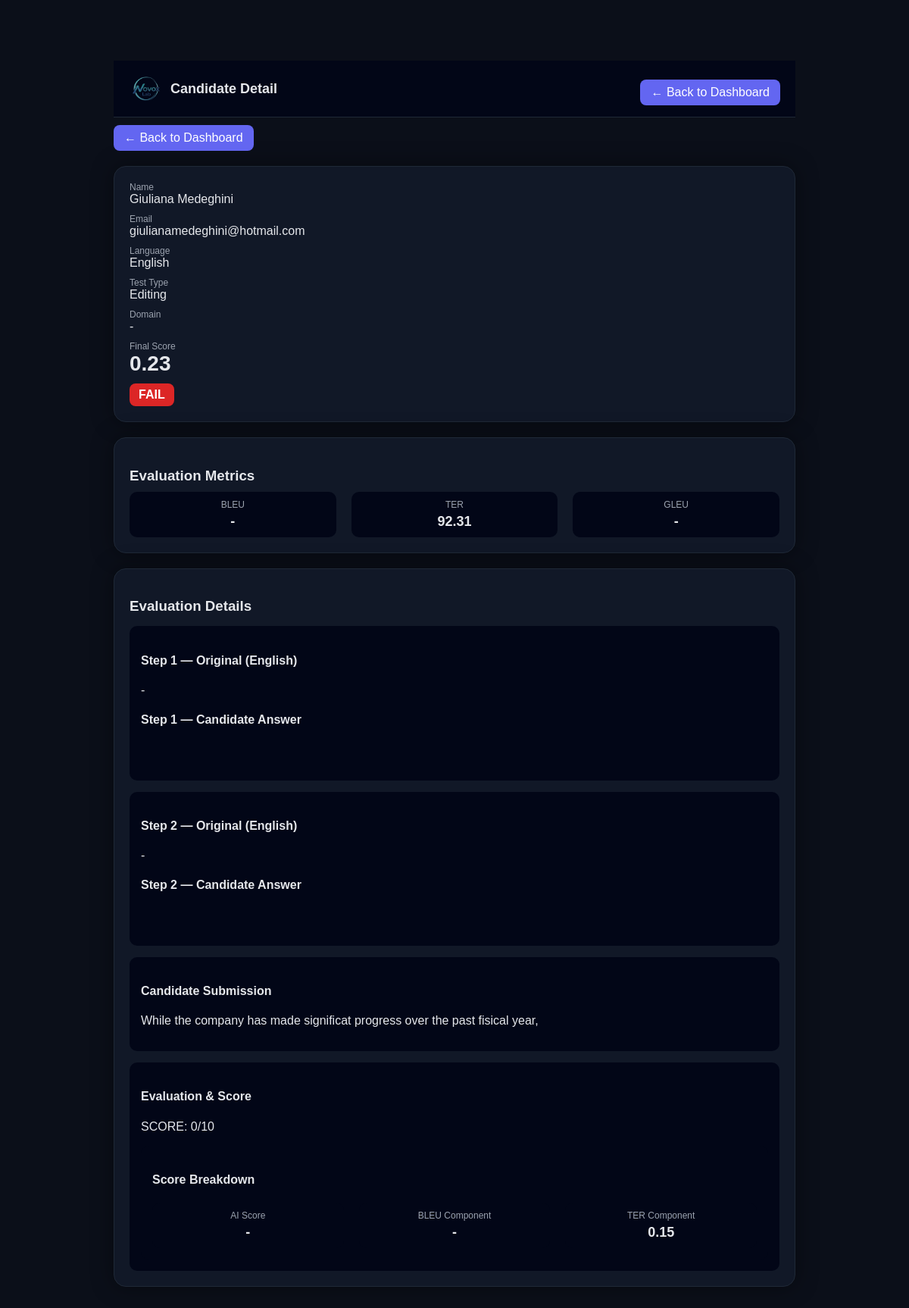
Page /result/2 on the committed database.
### tables this page shows
CREATE TABLE results (
        id INTEGER PRIMARY KEY AUTOINCREMENT,
        first_name TEXT,
        last_name TEXT,
        email TEXT,
        test_type TEXT,
        language TEXT,
        answer TEXT,

        translation_score TEXT,
        interpretation_score TEXT,
        status TEXT,

        audio1 TEXT,
        audio2 TEXT,
        audio3 TEXT,
        audio4 TEXT,

        transcription1 TEXT,
        transcription2 TEXT,
        transcription3 TEXT,
        transcription4 TEXT,

        created_at TEXT
    , editing_score TEXT, final_score REAL, post_edit_score TEXT, gleu_score REAL, bleu_score REAL, ter_score REAL, ai_component REAL, bleu_component REAL, ter_component REAL, t1_en TEXT, t2_en TEXT, t3_en TEXT, t4_en TEXT, flag TEXT, step1_original TEXT, step2_original TEXT, step1_answer TEXT, step2_answer TEXT, rev_transcription1 TEXT, rev_transcription2 TEXT, rev_transcription3 TEXT, rev_transcription4 TEXT, domain TEXT);

### app.py (the view)
@app.route("/result/<int:id>")
def result_detail(id):
    conn = sqlite3.connect(DB_PATH)
    conn.row_factory = sqlite3.Row
    c = conn.cursor()
    c.execute("SELECT * FROM results WHERE id = ?", (id,))
    result = c.fetchone()
    conn.close()
    return render_template("result.html", r=result)

### templates/result.html (shortened to what this page needs)
<!DOCTYPE html>
<html>
<head>
</head>
<body>
<div class="container">
<div class="header">
  <div class="header-left">
    <img src="{{ url_for('static', filename='images/logo.png') }}">
    <span>Candidate Detail</span>
  </div>
  <a href="/dashboard" class="button">← Back to Dashboard</a>
</div>
<div style="margin-bottom:20px;">
  <a href="/dashboard" class="button">← Back to Dashboard</a>
</div>
<div class="card">
  <div class="label">Name</div>
  <div class="value">
  {{ (r.first_name or '') }} {{ (r.last_name or '') }}
  </div>
  <div class="label">Email</div>
  <div class="value">{{ r.email }}</div>
  <div class="label">Language</div>
  <div class="value">{{ r.language or "-" }}</div>
<div class="label">Test Type</div>
<div class="value">
  {% if r.test_type == "post_editing" %}
    Post-MT Editing
  {% elif r.test_type == "language_test" %}
    Spoken Language
  {% elif r.test_type == "terminology" %}
    Terminology
  {% else %}
    {{ r.test_type|replace("_", " ")|title }}
  {% endif %}
</div>
<div class="label">Domain</div>
<div class="value">
  {{ r.domain.replace("_", " ")|title if r.domain else "-" }}
</div>
  <div class="label">Final Score</div>
  <div class="score">{{ r.final_score or '-' }}</div>
  <div class="status
    {% if 'PASS' in r.status %}pass
    {% elif 'BORDERLINE' in r.status %}borderline
    {% else %}fail{% endif %}">
    {{ r.status }}
  </div>
</div>
{% if r.test_type in ["editing", "post_editing"] %}
<div class="card">
  <h3>Evaluation Metrics</h3>
  <div class="metrics">
    <div class="metric-box">
      <div class="metric-title">BLEU</div>
      <div class="metric-value">{{ r.bleu_score or '-' }}</div>
    </div>
    <div class="metric-box">
      <div class="metric-title">TER</div>
      <div class="metric-value">{{ r.ter_score or '-' }}</div>
    </div>
    <div class="metric-box">
      <div class="metric-title">GLEU</div>
      <div class="metric-value">{{ r.gleu_score or '-' }}</div>
    </div>
  </div>
</div>
{% endif %}
<div class="card">
  <h3>Evaluation Details</h3>
{% if r.test_type in ["translation", "editing", "post_editing"] %}
<div class="section">
  <h4>Step 1 — Original (English)</h4>
  <pre>{{ r.step1_original or '-' }}</pre>
  <h4>Step 1 — Candidate Answer</h4>
  <pre>{{ r.step1_answer or '-' }}</pre>
</div>
<div class="section">
  <h4>Step 2 — Original ({{ r.language }})</h4>
  <pre>{{ r.step2_original or '-' }}</pre>
  <h4>Step 2 — Candidate Answer</h4>
  <pre>{{ r.step2_answer or '-' }}</pre>
</div>
{% endif %}
{% if r.test_type == "editing" %}
<div class="section">
  <h4>Candidate Submission</h4>
  <pre>{{ r.answer or 'No submission provided' }}</pre>
</div>
<div class="section">
  <h4>Evaluation & Score</h4>
  <pre>{{ r.editing_score or 'No feedback available' }}</pre>
  <div class="section">
    <h4>Score Breakdown</h4>
    <div class="metrics">
      <div class="metric-box">
        <div class="metric-title">AI Score</div>
        <div class="metric-value">{{ r.ai_component or '-' }}</div>
      </div>
      <div class="metric-box">
        <div class="metric-title">BLEU Component</div>
        <div class="metric-value">{{ r.bleu_component or '-' }}</div>
      </div>
      <div class="metric-box">
        <div class="metric-title">TER Component</div>
        <div class="metric-value">{{ r.ter_component or '-' }}</div>
      </div>
    </div>
  </div>
</div>
{% endif %}
</div>
</body>
</html>

### templates/result.html (style rules this page uses)
body { background: #0b0f19; color: #e5e7eb; font-family: Arial; }
.container { max-width: 900px; margin: 80px auto 40px auto; }
.card { background: #111827; padding: 20px; border-radius: 16px; margin-bottom: 20px; box-shadow: 0 0 30px rgba(0,0,0,0.4); border: 1px solid #1f2937; }
h2, h3 { margin-bottom: 10px; }
.label { font-size: 12px; color: #9ca3af; }
.value { font-size: 16px; margin-bottom: 10px; }
.score { font-size: 28px; font-weight: bold; }
.status { display: inline-block; padding: 6px 12px; border-radius: 8px; font-size: 12px; margin-top: 10px; text-align: center; font-weight: bold; font-size: 16px; }
.fail { background:#dc2626; color:white; }
.section { margin-top: 15px; padding: 15px; background: #020617; border-radius: 10px; }
pre { white-space: pre-wrap; font-family: inherit; }
.metrics { display: flex; gap: 20px; margin-top: 10px; }
.metric-box { background: #020617; padding: 10px; border-radius: 10px; text-align: center; flex: 1; }
.metric-title { font-size: 12px; color: #9ca3af; }
.metric-value { font-size: 18px; font-weight: bold; margin-top: 5px; }
.button { background: #6366f1; color: white; padding: 8px 14px; border-radius: 8px; text-decoration: none; display: inline-block; margin-top: 10px; }
.header { position: sticky; top: 0; z-index: 1000; background: #020617; padding: 15px 20px; display: flex; justify-content: space-between; align-items: center; border-bottom: 1px solid #1f2937; }
.header-left { display: flex; align-items: center; gap: 10px; font-size: 18px; font-weight: bold; }
.header-left img { height: 40px; }
.button { background: #6366f1; color: white; padding: 8px 14px; border-radius: 8px; text-decoration: none; }

### rows in the picture
results: first_name "Giuliana", last_name "Medeghini", email "giulianamedeghini@hotmail.com", language "English", test_type "Editing", final_score "0.23", status "FAIL", bleu_score "-", ter_score "92.31", step1_original "-", step2_original "-", answer "While the company has made significat progress over the past fisical year,", editing_score "SCORE: 0/10", ai_component "-", bleu_component "-", ter_component "0.15"

### other values in the picture
{{ r.domain.replace("_", " ")|title if r.domain else "-" }} "-"
{{ r.gleu_score or '-' }} "-"
